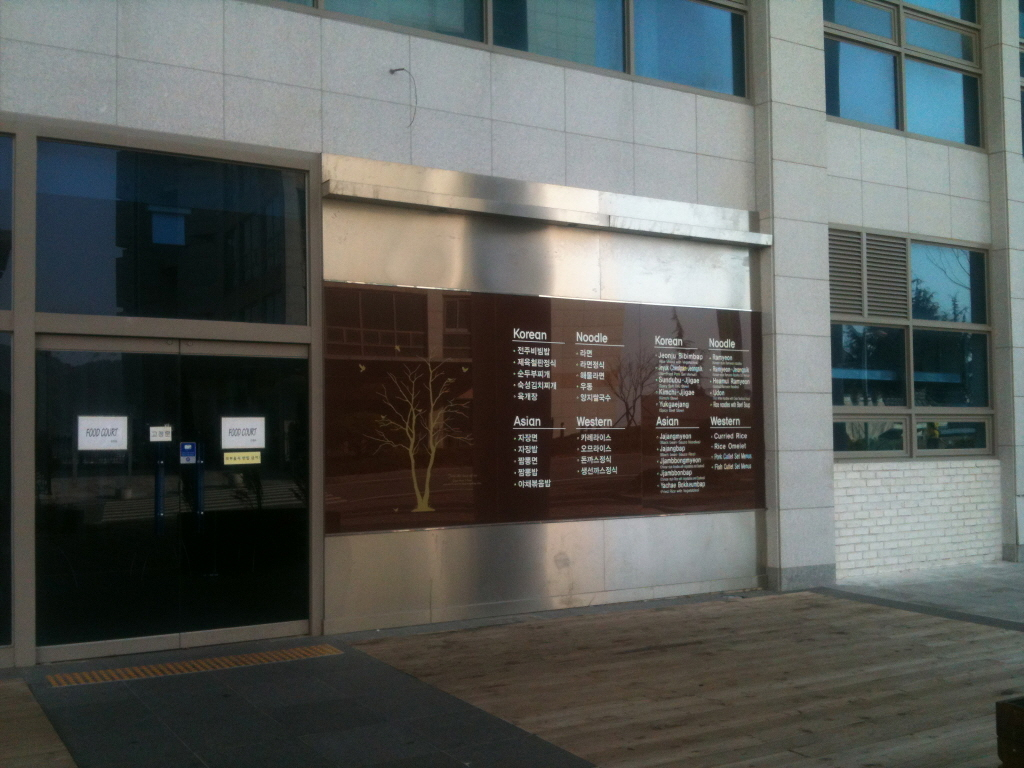
#> input picture dsu1.jpg, 1024 x 768 px, given in place of dsu8.jpg, which was not available
$ jupyter execute chap1413.ipynb   (text cells are left out)
#> lines starting #> are read from the running program, lines starting #| are printed output that depends on the picture; after the words box and inside, x2 and y2 are one past the last pixel; in counts of white or black regions, pixels touching at a corner belong together; pictures that were not available may be replaced by others from this repository, and a replacement may not be noted
[cell 1]
import cv2
import numpy as np
from matplotlib import pyplot as plt

[cell 2]
img = cv2.imread('dsu8.jpg')
#> img is the input picture: shape (768, 1024, 3); mean B, G, R 88.3, 91.5, 88.3
gray = cv2.cvtColor(img,cv2.COLOR_BGR2GRAY)
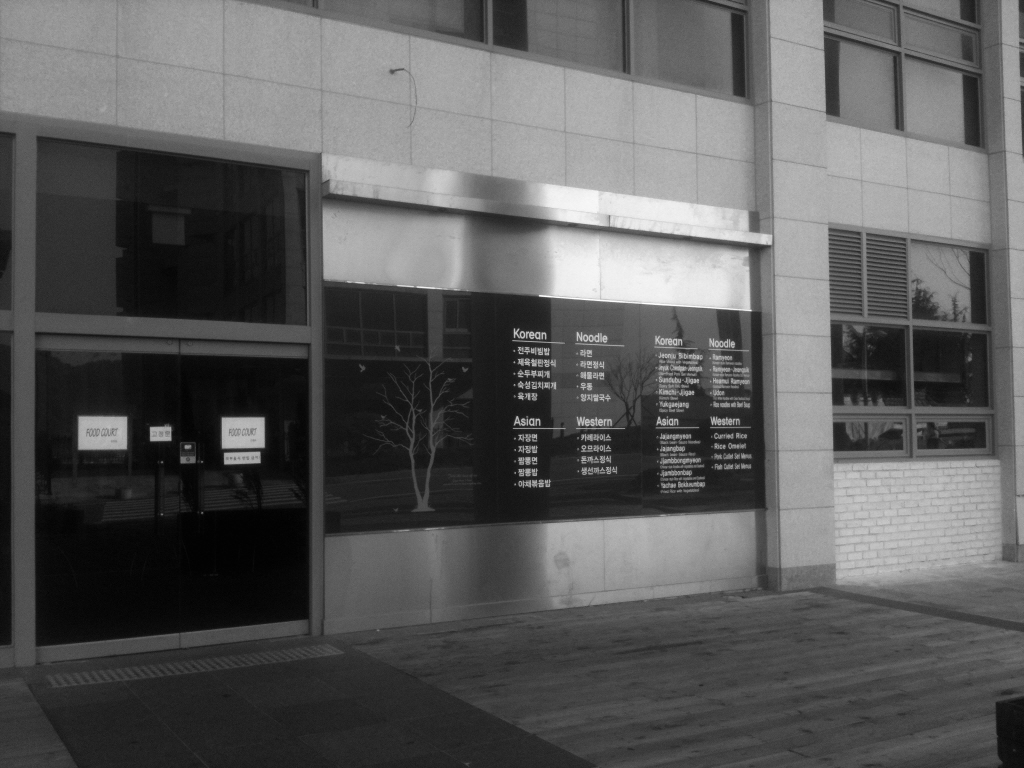
#> gray: shape (768, 1024); min 1, max 255, mean 90.1
edges = cv2.Canny(gray,50,150,apertureSize = 3)
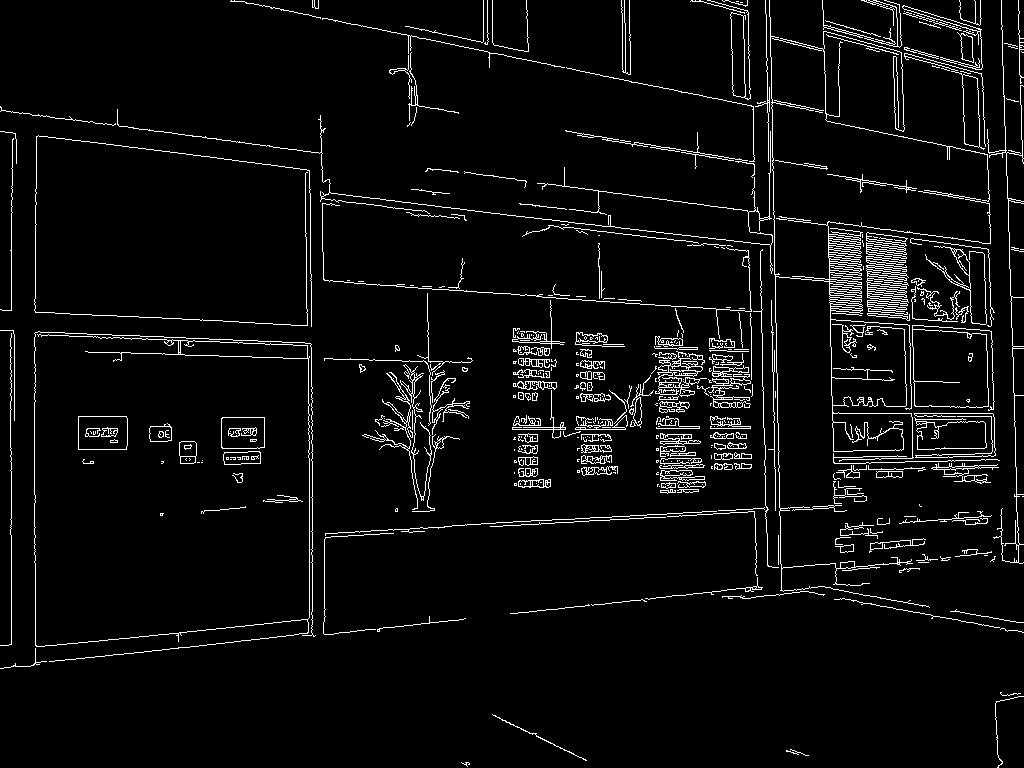
#> edges: shape (768, 1024); 4.7% white in thin lines or dots
plt.figure(figsize=(14,8))
plt.subplot(1,3,1),plt.imshow(img)
plt.title('Original'), plt.xticks([]), plt.yticks([])
plt.subplot(1,3,2),plt.imshow(gray, cmap = 'gray')
plt.title('Laplacian'), plt.xticks([]), plt.yticks([])
plt.subplot(1,3,3),plt.imshow(edges, cmap = 'gray')
plt.title('Sobel X'), plt.xticks([]), plt.yticks([])
plt.show()
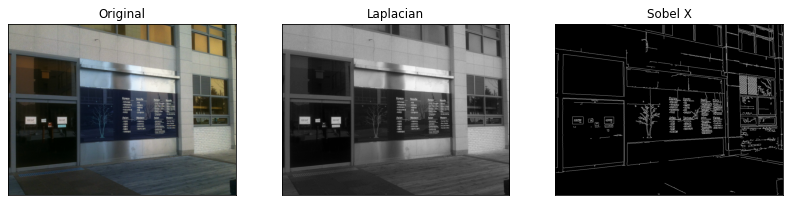
#> figure drawn by matplotlib, 3 panels; B, G, R data is drawn as R, G, B

[cell 3]
lines = cv2.HoughLines(edges,1,np.pi/180,200)
#> lines = 25 rows, first 8: [-770, 3.12], [11, 0], [663, 1.47], [309, 1.62], [151, 1.69], [348, 1.61], [258, 1.64], [35, 0]
for rho,theta in lines[0]:
    a = np.cos(theta)
    b = np.sin(theta)
    x0 = a*rho
    y0 = b*rho
    x1 = int(x0 + 1000*(-b))
    y1 = int(y0 + 1000*(a))
    x2 = int(x0 - 1000*(-b))
    y2 = int(y0 - 1000*(a))
    cv2.line(img,(x1,y1),(x2,y2),(0,0,255),2)
#> this loop made 1 pass
#> (rho, theta, a, b, x0, y0, x1, y1) on pass 1: (-770, 3.12, -1, 0.0175, 769.9, -13.44, 752, -1013)
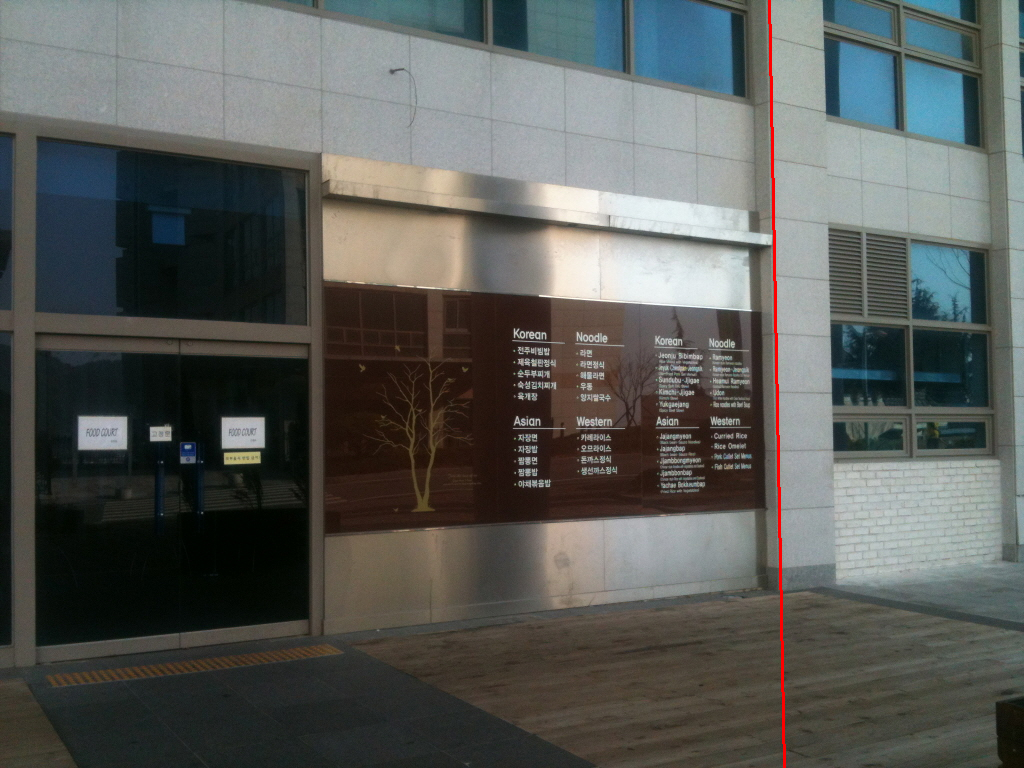
#> img: shape (768, 1024, 3); 0.29% of pixels changed, all inside (x1, y1, x2, y2) = (768, 0, 786, 768)
cv2.imwrite('houghlines3.jpg',img)
#> Out = True

[cell 4]
plt.figure(figsize=(14,8))
plt.subplot(1,3,1),plt.imshow(img)
plt.title('Original'), plt.xticks([]), plt.yticks([])
plt.subplot(1,3,2),plt.imshow(gray,cmap = 'gray')
plt.title('Laplacian'), plt.xticks([]), plt.yticks([])
plt.subplot(1,3,3),plt.imshow(edges,cmap = 'gray')
plt.title('Sobel X'), plt.xticks([]), plt.yticks([])
plt.show()
#> figure, not shown here; B, G, R data is drawn as R, G, B

[cell 5]
def nothing(x):
    pass

[cell 6]
cv2.namedWindow('image')
cv2.createTrackbar('threshold', 'image', 100, 500, nothing)
cv2.createTrackbar('number', 'image', 1, 100, nothing)
font = cv2.FONT_HERSHEY_SIMPLEX
#> font = 0
while(1):
    k = cv2.waitKey(1) & 0xFF
#> (key Esc is pressed here)
    if k == 27:
        break
    threshold = cv2.getTrackbarPos('threshold', 'image')
    number = cv2.getTrackbarPos('number', 'image')
    lines = cv2.HoughLines(edges, 1, np.pi/180, threshold)
    img_rgb = cv2.imread('dsu7.jpg')
    numbers = number
    if(lines.shape[0]<number):
        numbers = lines.shape[0]
    msg = "numbers:"+str(lines.shape[0])
    cv2.putText(img_rgb, msg, (10, 30), font, 0.5, (255,255,255), 1, cv2.LINE_AA)
    for i in range(numbers):
        for rho,theta in lines[i]:
            a = np.cos(theta)
            b = np.sin(theta)
            x0 = a*rho
            y0 = b*rho
            x1 = int(x0 + 1000*(-b))
            y1 = int(y0 + 1000*(a))
            x2 = int(x0 - 1000*(-b))
            y2 = int(y0 - 1000*(a))
            cv2.line(img_rgb,(x1,y1),(x2,y2),(0,0,255),2)
    cv2.imshow('image',img_rgb)
cv2.destroyAllWindows()

[cell 7]
cv2.namedWindow('image')
cv2.createTrackbar('minLineLength', 'image', 1, 500, nothing)
cv2.createTrackbar('maxLineGap', 'image', 1, 500, nothing)
cv2.createTrackbar('number', 'image', 1, 500, nothing)
font = cv2.FONT_HERSHEY_SIMPLEX
while(1):
    k = cv2.waitKey(1) & 0xFF
#> (key Esc is pressed here)

$ run again, on dsu4.jpg
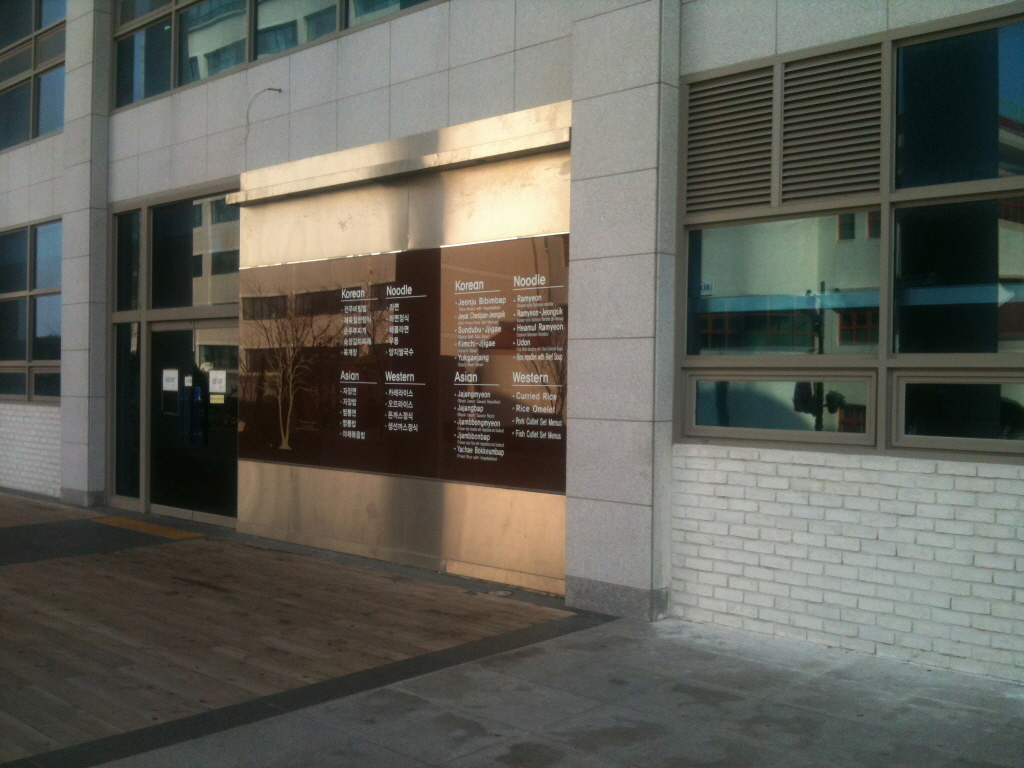
#> input picture dsu4.jpg, 1024 x 768 px, given in place of dsu8.jpg, which was not available
#> img is the input picture: shape (768, 1024, 3); mean B, G, R 89.1, 97.1, 97.1
#> `edges = cv2.Canny(gray,50,150,apertureSize = 3)`:
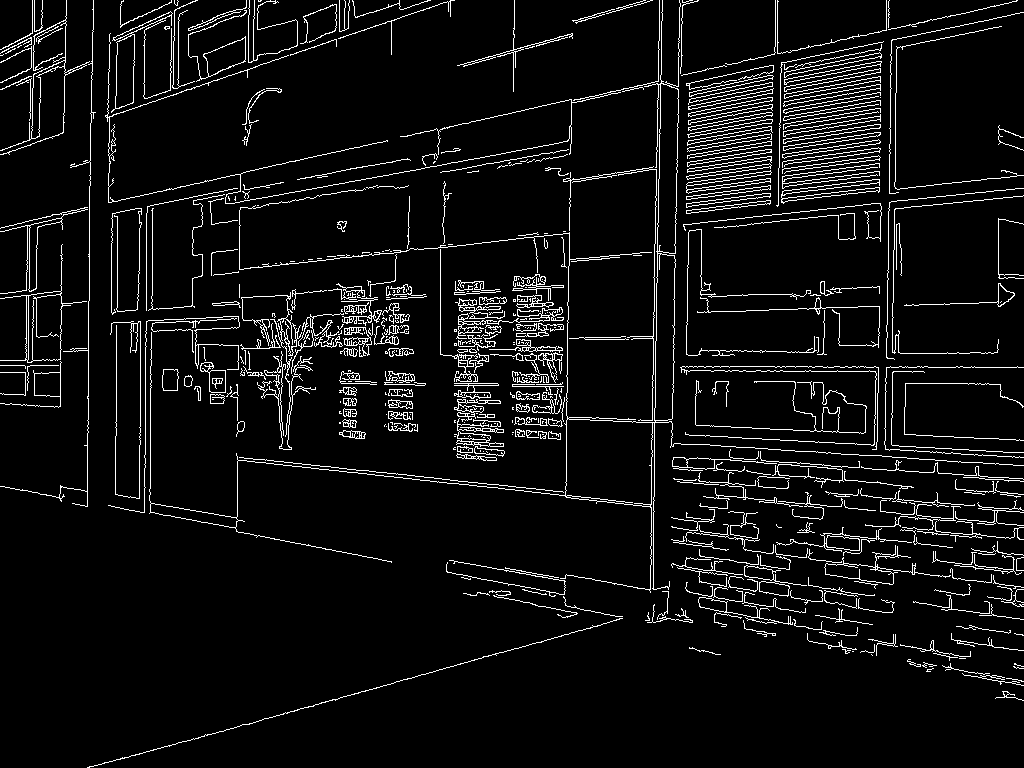
#> edges: shape (768, 1024); 6.3% white in thin lines or dots
#> lines = 38 rows, first 8: [659, 0.0175], [336, 1.54], [430, 1.68], [892, 0.0175], [679, 0.0175], [662, 0.0175], [433, 1.68], [476, 1.76]
#> the loop `for rho,theta in lines[0]:` made 1 pass
#> (rho, theta, a, b, x0, y0, x1, y1) on pass 1: (659, 0.0175, 1, 0.0175, 658.9, 11.5, 641, 1011)
#> after the loop `for rho,theta in lines[0]:`:
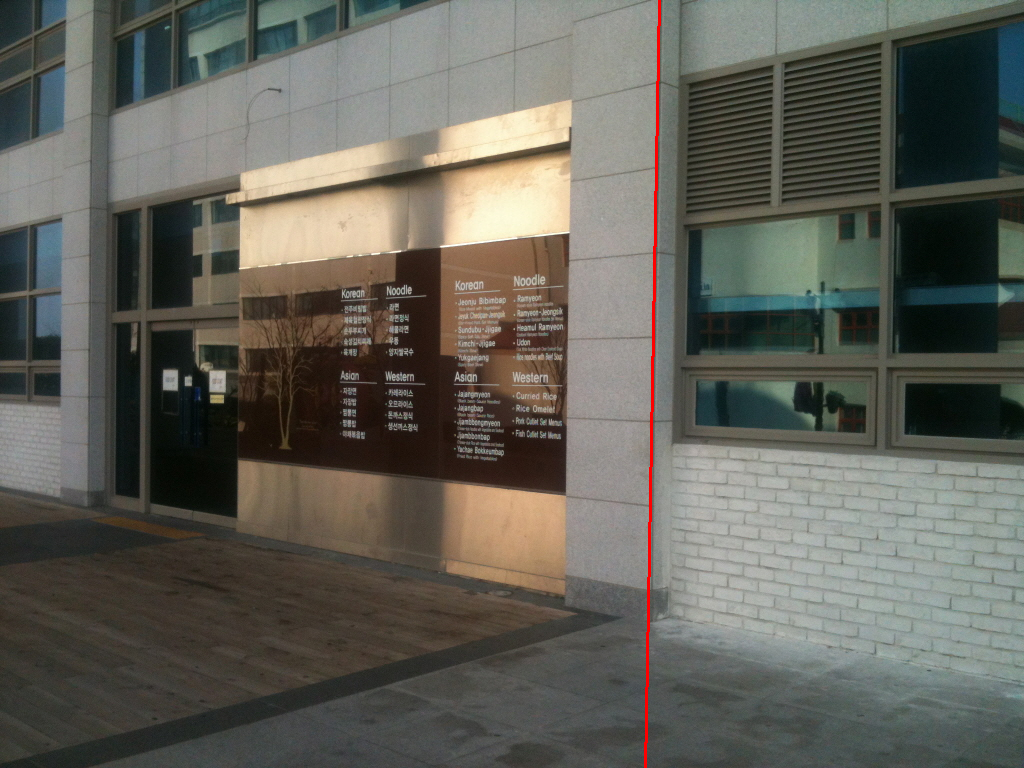
#> img: shape (768, 1024, 3); 0.29% of pixels changed, all inside (x1, y1, x2, y2) = (644, 0, 661, 768)
#> Out = True
#> font = 0
